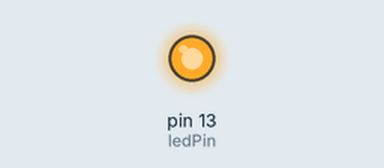
A sketch run on a simulated Arduino Uno, built with avr-gcc and run on an emulated ATmega328P. On the bench: output pins drawn as LEDs (lit = HIGH).

Above: at 1.0 s.
At 3.0 s:
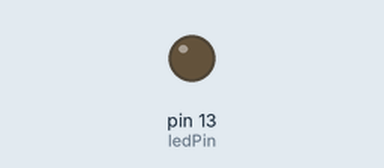
Timing chart, 0 to 5.2 s (numbered marks = the images above):
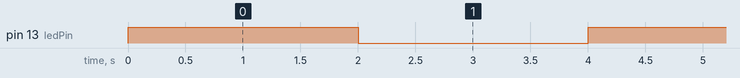

Measured:
- by itself, pin 13 (ledPin): alternates HIGH for 2.0 s and LOW for 2.0 s

The sketch:

1_sketch_jan11a_LED_Blink.ino
```cpp
int ledPin = 13;  // Pin where the LED is connected

void setup() {
  pinMode(ledPin, OUTPUT);  // Set pin 13 as an output
  Serial.begin(9600);       // Start serial communication at 9600 baud rate
}

void loop() {
  digitalWrite(ledPin, HIGH);  // Turn the LED on
  delay(2000);  // Wait for 500 milliseconds (0.5 seconds)

  digitalWrite(ledPin, LOW);   // Turn the LED off
  delay(2000);  // Wait for 500 milliseconds (0.5 seconds)
  /*if (Serial.available() > 0) {
    char command = Serial.read();  // Read the incoming byte

    if (command == '1') {          // If command is '1', turn the LED on
      digitalWrite(ledPin, HIGH);
    }
    else if (command == '0') {     // If command is '0', turn the LED off
      digitalWrite(ledPin, LOW);
    }
  }*/
}
```
